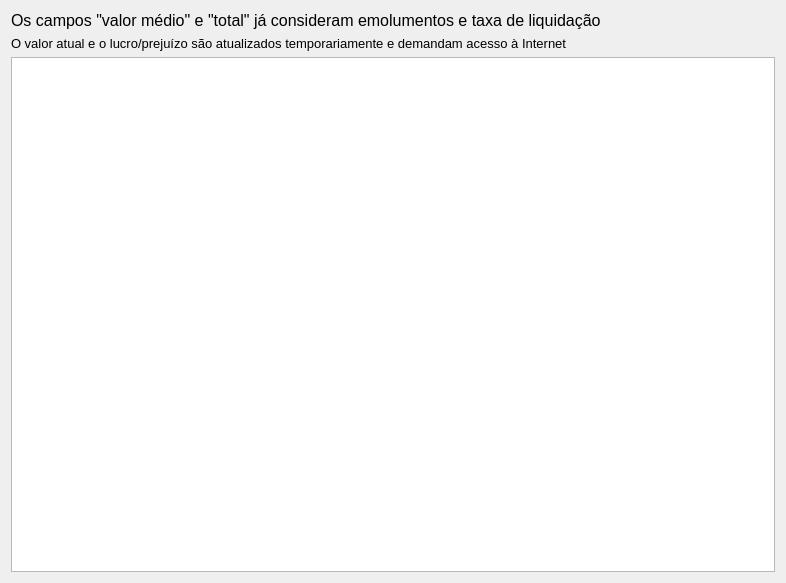
<?xml version="1.0" encoding="UTF-8"?>
<ui version="4.0">
 <class>Form</class>
 <widget class="QWidget" name="Form">
  <property name="geometry">
   <rect>
    <x>0</x>
    <y>0</y>
    <width>786</width>
    <height>583</height>
   </rect>
  </property>
  <property name="windowTitle">
   <string>Form</string>
  </property>
  <layout class="QVBoxLayout" name="verticalLayout_2">
   <item>
    <layout class="QVBoxLayout" name="verticalLayout">
     <item>
      <widget class="QLabel" name="label_2">
       <property name="font">
        <font>
         <pointsize>12</pointsize>
        </font>
       </property>
       <property name="text">
        <string>Os campos &quot;valor médio&quot; e &quot;total&quot; já consideram emolumentos e taxa de liquidação</string>
       </property>
      </widget>
     </item>
     <item>
      <widget class="QLabel" name="label">
       <property name="font">
        <font>
         <pointsize>10</pointsize>
        </font>
       </property>
       <property name="text">
        <string>O valor atual e o lucro/prejuízo são atualizados temporariamente e demandam acesso à Internet</string>
       </property>
      </widget>
     </item>
     <item>
      <widget class="QTableWidget" name="stock_table"/>
     </item>
    </layout>
   </item>
  </layout>
 </widget>
 <resources/>
 <connections/>
</ui>
